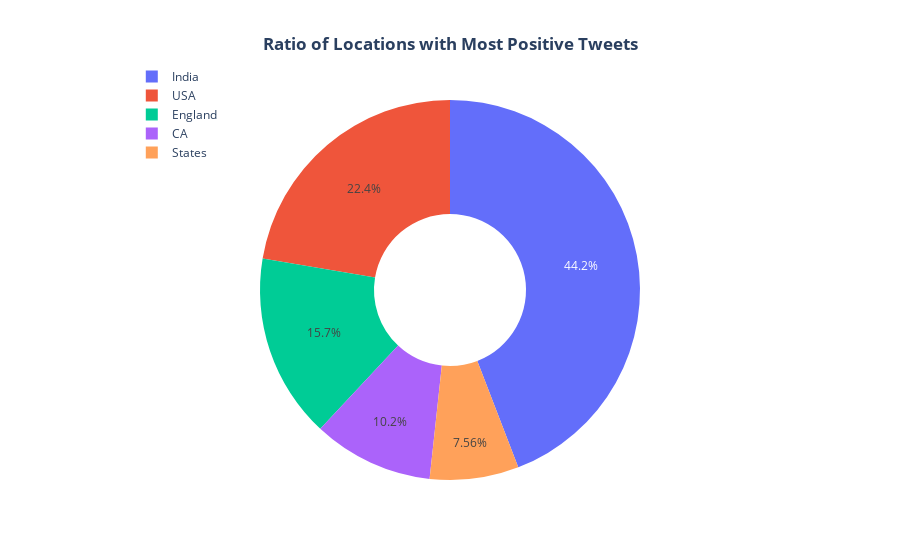

Notebook code for this chart:
### Code cell
# returns the number of occurences of each location.
loc_analysis = pd.DataFrame(pos_dt['location'].value_counts().sort_values(ascending=False))
loc_analysis = loc_analysis.rename(columns={'location':'count'})
#loc_analysis

#Visualizing the pie chart for top 12 countries with most positive tweets.
# in this df, all tweets are positive only, so now we only have to find top countries in this list.

data = {
   "values": loc_analysis['count'][:5],
   "labels": loc_analysis.index[:5],
   "domain": {"column": 0},
   "name": "Location",
   "hoverinfo":"label+percent+name",
   "hole": .4,
   "type": "pie"
}
layout = go.Layout(title="<b>Ratio of Locations with Most Positive Tweets</b><br>", legend=dict(x=0.07, y=1.1))  #, orientation="h"

data = [data]
fig = go.Figure(data = data, layout = layout)
fig.update_layout(title_x=0.5)
fig.show()

### Figure 1 — Plotly figure (JSON) as saved in the notebook; plotly's stock layout.template omitted (floating-point values rounded to 4 significant figures)
{"data": [{"domain": {"column": 0}, "name": "Location", "labels": ["India", "USA", "England", "CA", "States"], "values": [1185, 600, 421, 275, 203], "hoverinfo": "label+percent+name", "hole": 0.4, "type": "pie"}], "layout": {"legend": {"y": 1.1, "x": 0.07}, "title": {"text": "<b>Ratio of Locations with Most Positive Tweets</b><br>", "x": 0.5}}}
